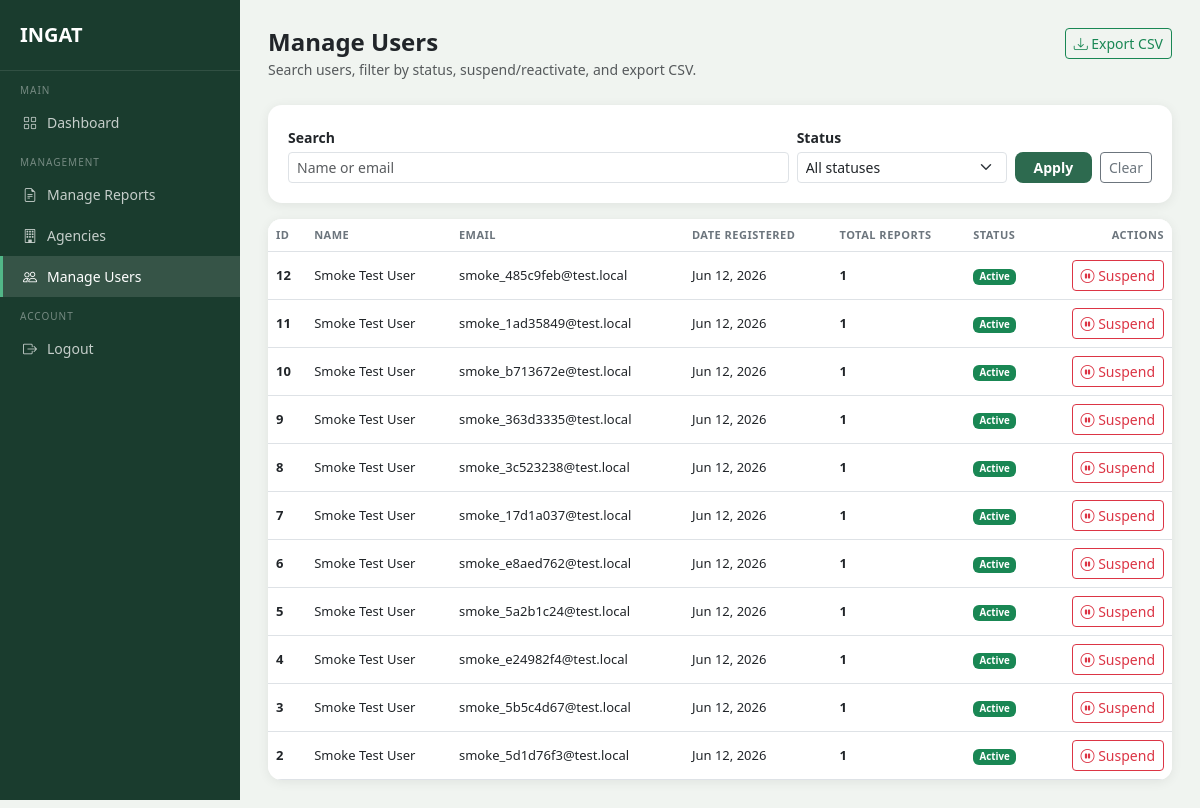
The page /admin/users (signed in) on the database as committed earlier.
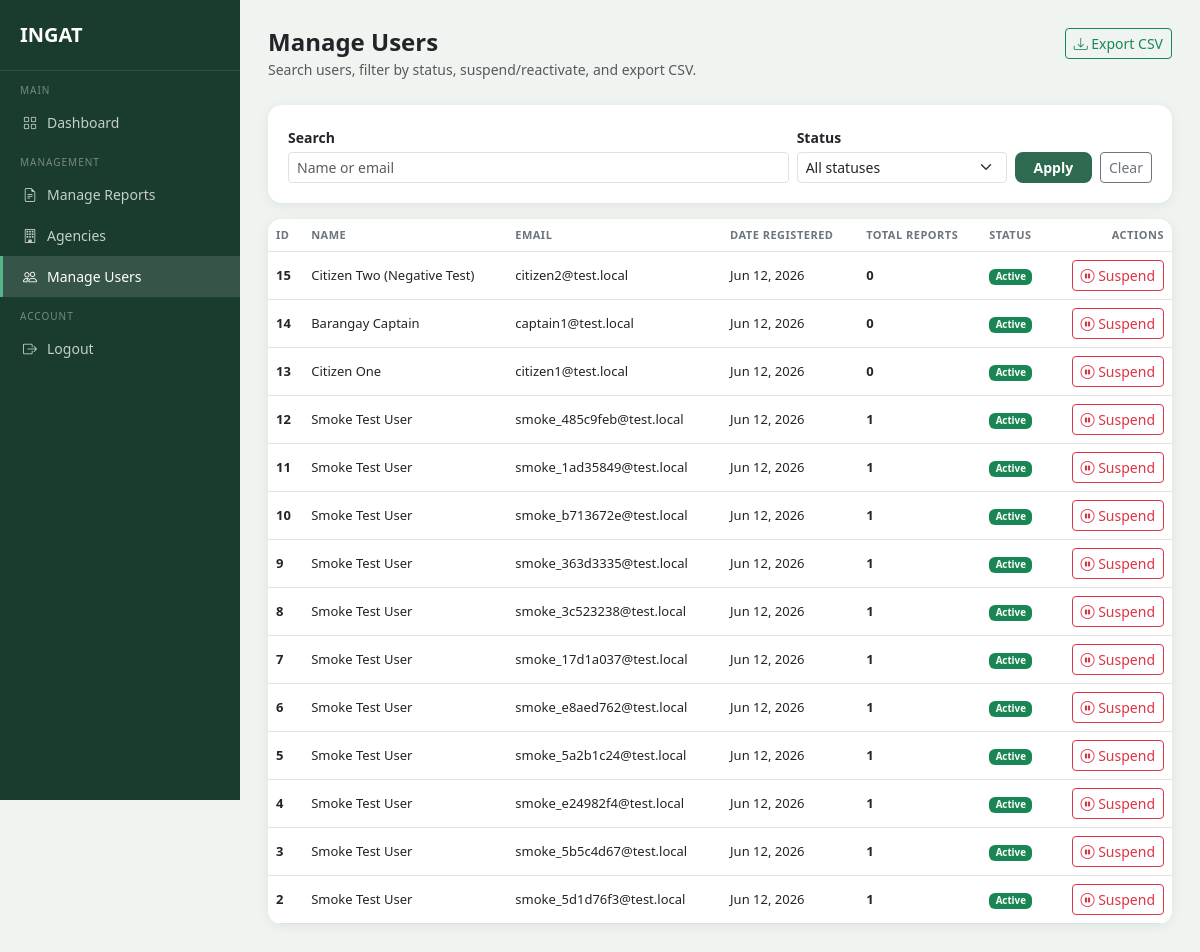
The same page on the database as committed later.
### models.py (models this page shows, shortened)
class User(db.Model, UserMixin):
    __tablename__ = 'users'
    id = db.Column(db.Integer, primary_key=True)
    full_name = db.Column(db.String(100), nullable=False)
    email = db.Column(db.String(120), unique=True, nullable=False)
    contact_number = db.Column(db.String(11), nullable=False)
    barangay = db.Column(db.String(100), nullable=False)
    municipality = db.Column(db.String(100), nullable=False)
    password_hash = db.Column(db.String(256), nullable=False)
    status = db.Column(db.String(20), default='active')
    email_notif = db.Column(db.Boolean, default=True)
    inapp_notif = db.Column(db.Boolean, default=True)
    created_at = db.Column(db.DateTime, default=datetime.utcnow)
    complaints = db.relationship('Complaint', backref='complainant', lazy=True)
    email_verifications = db.relationship('EmailVerification', backref='user', lazy=True)

### routes/admin_routes.py (the view)
@admin_bp.route('/users')
@admin_required
def manage_users():
    from models import User, Complaint
    from extensions import db
    from sqlalchemy import func
    q = (request.args.get('q') or '').strip()
    status_filter = (request.args.get('status') or '').strip()
    query = User.query
    if q:
        like = f'%{q}%'
        query = query.filter(or_(User.full_name.ilike(like), User.email.ilike(like)))
    if status_filter:
        query = query.filter(User.status == status_filter)
    users = query.order_by(User.created_at.desc()).all()
    user_ids = [u.id for u in users]
    totals_by_user = {}
    if user_ids:
        totals = (
            db.session.query(Complaint.user_id, func.count(Complaint.id))
            .filter(Complaint.user_id.in_(user_ids))
            .group_by(Complaint.user_id)
            .all()
        )
        totals_by_user = {uid: total for uid, total in totals}
    for u in users:
        u.total_reports = totals_by_user.get(u.id, 0)
    statuses = ['active', 'suspended']
    return render_template(
        'admin/manage_users.html',
        users=users,
        search=q,
        status_filter=status_filter,
        statuses=statuses,
    )

### routes/auth.py (called while the page is built)
def admin_required(fn):
    @login_required
    @wraps(fn)
    def wrapper(*args, **kwargs):
        from models import AdminUser
        if not isinstance(current_user, AdminUser):
            flash('Please log in as admin.', 'danger')
            return redirect(url_for('admin.admin_login'))
        return fn(*args, **kwargs)
    return wrapper

### templates/admin/manage_users.html (shortened to what this page needs)
<!DOCTYPE html>
<html lang="en">
<head>
    <link href="https://cdn.jsdelivr.net/npm/bootstrap@5.3.0/dist/css/bootstrap.min.css" rel="stylesheet">
    <link href="https://cdn.jsdelivr.net/npm/bootstrap-icons@1.10.5/font/bootstrap-icons.css" rel="stylesheet">
</head>
<body>
<div class="sidebar">
    <a href="{{ url_for('admin.dashboard') }}" class="sidebar-brand">INGAT</a>
    <div class="sidebar-label">Main</div>
    <a href="{{ url_for('admin.dashboard') }}" class="sidebar-item">
        <i class="bi bi-grid"></i> Dashboard
    </a>
    <div class="sidebar-label">Management</div>
    <a href="{{ url_for('admin.manage_reports') }}" class="sidebar-item">
        <i class="bi bi-file-earmark-text"></i> Manage Reports
    </a>
    <a href="{{ url_for('admin.manage_agencies') }}" class="sidebar-item">
        <i class="bi bi-building"></i> Agencies
    </a>
    <a href="{{ url_for('admin.manage_users') }}" class="sidebar-item active">
        <i class="bi bi-people"></i> Manage Users
    </a>
    <div class="sidebar-label">Account</div>
    <a href="{{ url_for('admin.logout') }}" class="sidebar-item">
        <i class="bi bi-box-arrow-right"></i> Logout
    </a>
</div>
<div class="main-content">
    <div class="d-flex justify-content-between align-items-start mb-4">
        <div>
            <h4 class="fw-bold mb-0">Manage Users</h4>
            <small class="text-muted">Search users, filter by status, suspend/reactivate, and export CSV.</small>
        </div>
        <a href="{{ url_for('admin.export_users_csv', q=search, status=status_filter) }}" class="btn btn-outline-success btn-sm">
            <i class="bi bi-download"></i> Export CSV
        </a>
    </div>
    <div class="section-card mb-3">
        <form method="GET" action="{{ url_for('admin.manage_users') }}" class="row g-2 align-items-end">
            <div class="col-md-7">
                <label class="form-label small fw-semibold mb-1">Search</label>
                <input type="text" name="q" class="form-control form-control-sm" value="{{ search or '' }}" placeholder="Name or email">
            </div>
            <div class="col-md-3">
                <label class="form-label small fw-semibold mb-1">Status</label>
                <select name="status" class="form-select form-select-sm">
                    <option value="">All statuses</option>
                </select>
            </div>
            <div class="col-md-2 d-flex gap-2">
                <button type="submit" class="btn btn-ingat btn-sm flex-grow-1">Apply</button>
                <a href="{{ url_for('admin.manage_users') }}" class="btn btn-outline-secondary btn-sm">Clear</a>
            </div>
        </form>
    </div>
    <div class="section-card p-0 overflow-hidden">
        {% if users %}
        <div class="table-responsive">
            <table class="table table-hover mb-0 align-middle">
                <thead class="bg-light">
                <tr>
                    <th>ID</th>
                    <th>Name</th>
                    <th>Email</th>
                    <th>Date Registered</th>
                    <th>Total Reports</th>
                    <th>Status</th>
                    <th class="text-end">Actions</th>
                </tr>
                </thead>
                <tbody>
                {% for u in users %}
                <tr>
                    <td class="fw-semibold">{{ u.id }}</td>
                    <td class="truncate" title="{{ u.full_name }}">{{ u.full_name }}</td>
                    <td class="truncate" title="{{ u.email }}">{{ u.email }}</td>
                    <td>{{ u.created_at.strftime('%b %d, %Y') if u.created_at else '-' }}</td>
                    <td class="fw-semibold">{{ u.total_reports }}</td>
                    <td>
                        {% if u.status == 'active' %}
                            <span class="badge badge-active">Active</span>
                        {% else %}
                            <span class="badge badge-suspended">Suspended</span>
                        {% endif %}
                    </td>
                    <td class="text-end">
                        {% if u.status == 'active' %}
                            <button class="btn btn-sm btn-outline-danger"
                                    data-bs-toggle="modal"
                                    data-bs-target="#confirmUserModal"
                                    data-action="suspend"
                                    data-user-id="{{ u.id }}"
                                    data-user-name="{{ u.full_name }}">
                                <i class="bi bi-pause-circle"></i> Suspend
                            </button>
                        {% endif %}
                    </td>
                </tr>
                {% endfor %}
                </tbody>
            </table>
        </div>
        {% else %}
        <div class="text-center py-5 text-muted">
            <i class="bi bi-inbox" style="font-size: 34px;"></i>
            <p class="small mt-2 mb-0">No users match the current filters.</p>
        </div>
        {% endif %}
    </div>
</div>
</body>
</html>

### templates/admin/manage_users.html (style rules this page uses)
body { background-color: #f0f4f0; font-family: 'Segoe UI', sans-serif; }
.sidebar { width: 240px; min-height: 100vh; background-color: #1A3C2E; position: fixed; top: 0; left: 0; padding-top: 20px; z-index: 100; }
.sidebar-brand { color: white; font-size: 20px; font-weight: 700; padding: 0 20px 20px; border-bottom: 1px solid rgba(255,255,255,.1); display: block; text-decoration: none; }
.sidebar-label { font-size: 10px; text-transform: uppercase; letter-spacing: 1px; color: rgba(255,255,255,.4); padding: 12px 20px 4px; }
.sidebar-item { display: flex; align-items: center; gap: 10px; padding: 10px 20px; color: rgba(255,255,255,.75); text-decoration: none; font-size: 14px; border-left: 3px solid transparent; }
.sidebar-item:hover, .sidebar-item.active { background: rgba(255,255,255,.12); color: white; border-left-color: #52B788; }
.main-content { margin-left: 240px; padding: 28px; }
.section-card { background: white; border-radius: 14px; padding: 20px; box-shadow: 0 2px 12px rgba(0,0,0,.07); }
.btn-ingat { background-color: #2D6A4F; color: #fff; border: none; border-radius: 8px; font-weight: 600; }
.table th { font-size: 11px; text-transform: uppercase; letter-spacing: .5px; color: #6c757d; }
.table td { font-size: 13px; vertical-align: middle; }
.badge-active { background: #198754; }
.truncate { max-width: 260px; overflow: hidden; text-overflow: ellipsis; white-space: nowrap; }

Rows that differ between the two databases and show on the page:
added User: id "15", full_name "Citizen Two (Negative Test)", email "citizen2@test.local", created_at "Jun 12, 2026", total_reports "0", status "Active"
added User: id "14", full_name "Barangay Captain", email "captain1@test.local", created_at "Jun 12, 2026", total_reports "0", status "Active"
added User: id "13", full_name "Citizen One", email "citizen1@test.local", created_at "Jun 12, 2026", total_reports "0", status "Active"
